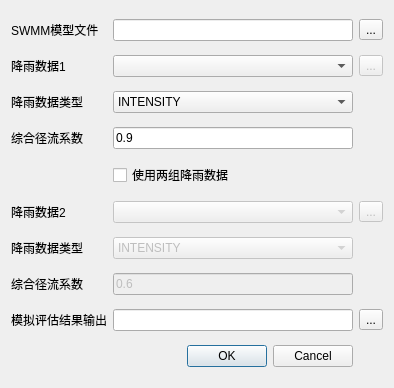
<?xml version="1.0" encoding="UTF-8"?>
<ui version="4.0">
 <class>Dialog</class>
 <widget class="QDialog" name="Dialog">
  <property name="geometry">
   <rect>
    <x>0</x>
    <y>0</y>
    <width>394</width>
    <height>388</height>
   </rect>
  </property>
  <property name="windowTitle">
   <string>模型模拟评估</string>
  </property>
  <layout class="QGridLayout" name="gridLayout">
   <item row="6" column="2">
    <widget class="QToolButton" name="rainButton_2">
     <property name="enabled">
      <bool>false</bool>
     </property>
     <property name="text">
      <string>...</string>
     </property>
    </widget>
   </item>
   <item row="3" column="1">
    <widget class="QLineEdit" name="coeEdit">
     <property name="text">
      <string>0.9</string>
     </property>
    </widget>
   </item>
   <item row="9" column="1">
    <widget class="QLineEdit" name="outdirEdit"/>
   </item>
   <item row="0" column="2">
    <widget class="QToolButton" name="inputButton">
     <property name="text">
      <string>...</string>
     </property>
    </widget>
   </item>
   <item row="0" column="1">
    <widget class="QLineEdit" name="lineEdit"/>
   </item>
   <item row="9" column="0">
    <widget class="QLabel" name="label_6">
     <property name="text">
      <string>模拟评估结果输出</string>
     </property>
    </widget>
   </item>
   <item row="1" column="0">
    <widget class="QLabel" name="label_2">
     <property name="text">
      <string>降雨数据1</string>
     </property>
    </widget>
   </item>
   <item row="1" column="1">
    <widget class="QComboBox" name="comboBox"/>
   </item>
   <item row="10" column="0" colspan="2">
    <widget class="QDialogButtonBox" name="buttonBox">
     <property name="orientation">
      <enum>Qt::Horizontal</enum>
     </property>
     <property name="standardButtons">
      <set>QDialogButtonBox::Cancel|QDialogButtonBox::Ok</set>
     </property>
    </widget>
   </item>
   <item row="6" column="1">
    <widget class="QComboBox" name="comboBox_2">
     <property name="enabled">
      <bool>false</bool>
     </property>
    </widget>
   </item>
   <item row="2" column="0">
    <widget class="QLabel" name="label_3">
     <property name="text">
      <string>降雨数据类型</string>
     </property>
    </widget>
   </item>
   <item row="1" column="2">
    <widget class="QToolButton" name="rainButton">
     <property name="enabled">
      <bool>false</bool>
     </property>
     <property name="text">
      <string>...</string>
     </property>
    </widget>
   </item>
   <item row="8" column="0">
    <widget class="QLabel" name="label_7">
     <property name="text">
      <string>综合径流系数</string>
     </property>
    </widget>
   </item>
   <item row="9" column="2">
    <widget class="QToolButton" name="outputButton">
     <property name="text">
      <string>...</string>
     </property>
    </widget>
   </item>
   <item row="7" column="0">
    <widget class="QLabel" name="label_8">
     <property name="text">
      <string>降雨数据类型</string>
     </property>
    </widget>
   </item>
   <item row="2" column="1">
    <widget class="QComboBox" name="typeBox">
     <item>
      <property name="text">
       <string>INTENSITY</string>
      </property>
     </item>
     <item>
      <property name="text">
       <string>VOLUME</string>
      </property>
     </item>
     <item>
      <property name="text">
       <string>CUMULATIVE</string>
      </property>
     </item>
    </widget>
   </item>
   <item row="7" column="1">
    <widget class="QComboBox" name="typeBox_2">
     <property name="enabled">
      <bool>false</bool>
     </property>
     <item>
      <property name="text">
       <string>INTENSITY</string>
      </property>
     </item>
     <item>
      <property name="text">
       <string>VOLUME</string>
      </property>
     </item>
     <item>
      <property name="text">
       <string>CUMULATIVE</string>
      </property>
     </item>
    </widget>
   </item>
   <item row="3" column="0">
    <widget class="QLabel" name="label_4">
     <property name="text">
      <string>综合径流系数</string>
     </property>
    </widget>
   </item>
   <item row="0" column="0">
    <widget class="QLabel" name="label">
     <property name="text">
      <string>SWMM模型文件</string>
     </property>
    </widget>
   </item>
   <item row="6" column="0">
    <widget class="QLabel" name="label_5">
     <property name="text">
      <string>降雨数据2</string>
     </property>
    </widget>
   </item>
   <item row="8" column="1">
    <widget class="QLineEdit" name="coeEdit_2">
     <property name="enabled">
      <bool>false</bool>
     </property>
     <property name="text">
      <string>0.6</string>
     </property>
    </widget>
   </item>
   <item row="5" column="1">
    <widget class="QCheckBox" name="checkBox">
     <property name="text">
      <string>使用两组降雨数据</string>
     </property>
    </widget>
   </item>
  </layout>
 </widget>
 <resources/>
 <connections>
  <connection>
   <sender>buttonBox</sender>
   <signal>accepted()</signal>
   <receiver>Dialog</receiver>
   <slot>accept()</slot>
   <hints>
    <hint type="sourcelabel">
     <x>248</x>
     <y>254</y>
    </hint>
    <hint type="destinationlabel">
     <x>157</x>
     <y>274</y>
    </hint>
   </hints>
  </connection>
  <connection>
   <sender>buttonBox</sender>
   <signal>rejected()</signal>
   <receiver>Dialog</receiver>
   <slot>reject()</slot>
   <hints>
    <hint type="sourcelabel">
     <x>316</x>
     <y>260</y>
    </hint>
    <hint type="destinationlabel">
     <x>286</x>
     <y>274</y>
    </hint>
   </hints>
  </connection>
 </connections>
</ui>
